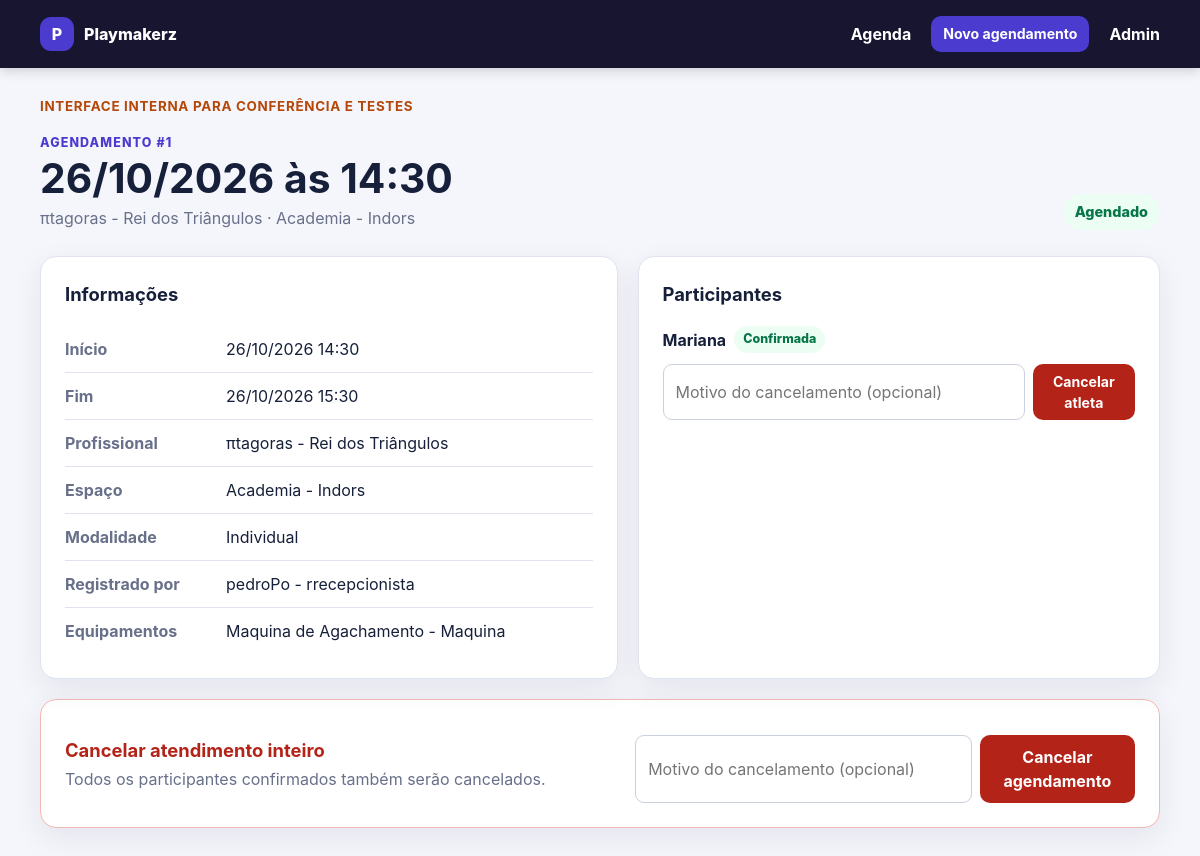
Page /agendamentos/1/ (signed in) on the committed database.
### agendamentos/models.py (models this page shows, shortened)
class Agendamento(models.Model):
    class Modalidade(models.TextChoices):
        INDIVIDUAL = "individual", "Individual"
        GRUPO = "grupo", "Em grupo"
    class Situacao(models.TextChoices):
        AGENDADO = "agendado", "Agendado"
        CANCELADO = "cancelado", "Cancelado"
        REALIZADO = "realizado", "Realizado"
    profissional = models.ForeignKey(
        "usuarios.Profissional",
        on_delete=models.PROTECT,
        related_name="agendamentos",
    )
    espaco = models.ForeignKey(
        "app.Espaco",
        on_delete=models.PROTECT,
        related_name="agendamentos",
    )
    modalidade = models.CharField(
        max_length=12,
        choices=Modalidade.choices,
        default=Modalidade.INDIVIDUAL,
    )
    limite_participantes = models.PositiveIntegerField(default=1)
    atletas = models.ManyToManyField(
        "usuarios.Atleta",
        related_name="agendamentos",
        through="ParticipacaoAgendamento",
        through_fields=("agendamento", "atleta"),
    )
    equipamentos = models.ManyToManyField(
        "app.Equipamento",
        related_name="agendamentos",
        blank=True,
    )
    registrado_por = models.ForeignKey(
        "usuarios.Funcionario",
        on_delete=models.PROTECT,
        related_name="agendamentos_registrados",
    )
    inicio = models.DateTimeField()
    fim = models.DateTimeField()
    situacao = models.CharField(
        max_length=20,
        choices=Situacao.choices,
        default=Situacao.AGENDADO,
    )
    observacoes = models.TextField(blank=True)
    motivo_cancelamento = models.TextField(blank=True)
    cancelado_em = models.DateTimeField(null=True, blank=True)
    criado_em = models.DateTimeField(auto_now_add=True)
    atualizado_em = models.DateTimeField(auto_now=True)
    class Meta:
        ordering = ("inicio", "id")
        constraints = [
            models.CheckConstraint(
                condition=(
                    models.Q(
                        modalidade="individual",
                        limite_participantes=1,
                    )
                    | models.Q(
                        modalidade="grupo",
                        limite_participantes__gte=2,
                    )
                ),
                name="agendamento_modalidade_limite_valido",
            ),
        ]
        indexes = [
            models.Index(fields=("inicio", "fim")),
            models.Index(fields=("profissional", "inicio", "fim")),
            models.Index(fields=("espaco", "inicio", "fim")),
        ]

class ParticipacaoAgendamento(models.Model):
    class Tipo(models.TextChoices):
        REGULAR = "regular", "Regular"
        EXPERIMENTAL = "experimental", "Experimental"
    class Situacao(models.TextChoices):
        CONFIRMADA = "confirmada", "Confirmada"
        CANCELADA = "cancelada", "Cancelada"
        PRESENTE = "presente", "Presente"
        FALTA = "falta", "Falta"
        FALTA_JUSTIFICADA = "falta_justificada", "Falta justificada"
    agendamento = models.ForeignKey(
        Agendamento,
        on_delete=models.CASCADE,
        related_name="participacoes",
    )
    atleta = models.ForeignKey(
        "usuarios.Atleta",
        on_delete=models.PROTECT,
        related_name="participacoes_agendamento",
    )
    registrado_por = models.ForeignKey(
        "usuarios.Funcionario",
        on_delete=models.PROTECT,
        related_name="participacoes_registradas",
        null=True,
        blank=True,
    )
    tipo = models.CharField(
        max_length=20,
        choices=Tipo.choices,
        default=Tipo.REGULAR,
    )
    situacao = models.CharField(
        max_length=20,
        choices=Situacao.choices,
        default=Situacao.CONFIRMADA,
    )
    observacoes = models.TextField(blank=True)
    motivo_cancelamento = models.TextField(blank=True)
    cancelado_em = models.DateTimeField(null=True, blank=True)
    criado_em = models.DateTimeField(auto_now_add=True)
    atualizado_em = models.DateTimeField(auto_now=True)
    class Meta:
        ordering = ("agendamento", "atleta")
        constraints = [
            models.UniqueConstraint(
                fields=("agendamento", "atleta"),
                name="participacao_unica_por_agendamento_atleta",
            ),
            models.UniqueConstraint(
                fields=("atleta",),
                condition=(
                    models.Q(tipo="experimental")
                    & ~models.Q(situacao="cancelada")
                ),
                name="uma_experimental_ativa_por_atleta",
            ),
        ]
        indexes = [
            models.Index(fields=("atleta", "situacao")),
            models.Index(fields=("atleta", "tipo", "situacao")),
        ]

### usuarios/models.py (models this page shows, shortened)
class Profissional(models.Model):
    usuario = models.OneToOneField(
        Usuario,
        on_delete=models.PROTECT,
        related_name="profissional"
    )
    especialidade = models.CharField(max_length=100)
    ativo = models.BooleanField(default=True)
    def __str__(self):
        return f"{self.usuario} - {self.especialidade}"

class Usuario(models.Model):
    user = models.OneToOneField(
        settings.AUTH_USER_MODEL,
        on_delete=models.PROTECT,
        related_name="perfil"
    )
    telefone = models.CharField(
        max_length=20,
        blank=True
    )
    def __str__(self):
        return self.user.get_full_name() or self.user.username

class Funcionario(models.Model):
    usuario = models.OneToOneField(
        Usuario,
        on_delete=models.PROTECT,
        related_name="funcionario"
    )
    cargo = models.CharField(max_length=100)
    ativo = models.BooleanField(default=True)
    def __str__(self):
        return f"{self.usuario} - {self.cargo}"

class Atleta(models.Model):
    nome = models.CharField(max_length=150)
    email = models.EmailField(blank=True)
    usuario = models.OneToOneField(
        Usuario,
        on_delete=models.PROTECT,
        related_name="atleta",
        null=True,
        blank=True
    )
    data_de_nascimento = models.DateField(
        null=True,
        blank=True
    )
    telefone = models.CharField(
        max_length=20,
        blank=True
    )
    objetivos = models.TextField(blank=True)
    ativo = models.BooleanField(default=True)
    responsavel = models.ForeignKey(
        Responsavel,
        on_delete=models.PROTECT,
        related_name="atletas",
        null=True,
        blank=True
    )

### app/models.py (models this page shows, shortened)
class Espaco(models.Model):
    nome = models.CharField(max_length=100)
    tipo = models.CharField(max_length=50)
    capacidade = models.PositiveIntegerField()
    def __str__(self):
        return f"{self.nome} - {self.tipo}"

class Equipamento(models.Model):
    nome = models.CharField(max_length=100)
    tipo = models.CharField(max_length=50)
    def __str__(self):
        return f"{self.nome} - {self.tipo}"

### agendamentos/views.py (the view)
# urls.py: path("<int:agendamento_id>/", views.detalhe_agendamento, name="detalhe"),
@staff_member_required
def detalhe_agendamento(
    request: HttpRequest,
    agendamento_id: int,
) -> HttpResponse:
    agendamento = get_object_or_404(
        Agendamento.objects.select_related(
            "profissional__usuario__user",
            "espaco",
            "registrado_por__usuario__user",
        ).annotate(
            inscritos_ativos=Count(
                "participacoes",
                filter=~Q(participacoes__situacao="cancelada"),
                distinct=True,
            )
        ).prefetch_related(
            "equipamentos",
            Prefetch(
                "participacoes",
                queryset=ParticipacaoAgendamento.objects.select_related(
                    "atleta",
                    "registrado_por__usuario__user",
                ),
            ),
        ),
        pk=agendamento_id,
    )
    return render(
        request,
        "agendamentos/detalhe.html",
        {
            "agendamento": agendamento,
            "cancelamento_form": CancelamentoForm(),
        },
    )

### agendamentos/forms.py
class CancelamentoForm(forms.Form):
    motivo = forms.CharField(
        label="Motivo",
        required=False,
        max_length=500,
        widget=forms.TextInput(
            attrs={"placeholder": "Motivo do cancelamento (opcional)"}
        ),
    )

### agendamentos/templates/agendamentos/detalhe.html (shortened to what this page needs)
{% extends "agendamentos/base.html" %}
{% block content %}
<section class="page-heading">
    <div>
        <p class="eyebrow">Agendamento #{{ agendamento.id }}</p>
        <h1>{{ agendamento.inicio|date:"d/m/Y" }} às {{ agendamento.inicio|date:"H:i" }}</h1>
        <p>{{ agendamento.profissional }} · {{ agendamento.espaco }}</p>
    </div>
    <span class="status status-large status-{{ agendamento.situacao }}">{{ agendamento.get_situacao_display }}</span>
</section>
<div class="details-grid">
    <section class="card">
        <h2>Informações</h2>
        <dl class="detail-list">
            <div><dt>Início</dt><dd>{{ agendamento.inicio|date:"d/m/Y H:i" }}</dd></div>
            <div><dt>Fim</dt><dd>{{ agendamento.fim|date:"d/m/Y H:i" }}</dd></div>
            <div><dt>Profissional</dt><dd>{{ agendamento.profissional }}</dd></div>
            <div><dt>Espaço</dt><dd>{{ agendamento.espaco }}</dd></div>
            <div>
                <dt>Modalidade</dt>
                <dd>
                    {{ agendamento.get_modalidade_display }}
                </dd>
            </div>
            <div><dt>Registrado por</dt><dd>{{ agendamento.registrado_por }}</dd></div>
            <div>
                <dt>Equipamentos</dt>
                <dd>
                    {% for equipamento in agendamento.equipamentos.all %}
                        {{ equipamento }}{% if not forloop.last %}, {% endif %}
                    {% empty %}Nenhum{% endfor %}
                </dd>
            </div>
        </dl>
    </section>
    <section class="card">
        <h2>Participantes</h2>
        <div class="participant-list">
            {% for participacao in agendamento.participacoes.all %}
                <article class="participant">
                    <div>
                        <strong>{{ participacao.atleta.nome }}</strong>
                        <span class="status status-{{ participacao.situacao }}">{{ participacao.get_situacao_display }}</span>
                    </div>
                    {% if agendamento.situacao == "agendado" and participacao.situacao == "confirmada" %}
                        <form method="post" action="{% url 'agendamentos:cancelar_participacao' participacao.id %}" class="inline-cancel-form">
                            {{ cancelamento_form.motivo }}
                            <button class="button button-danger button-small" type="submit">Cancelar atleta</button>
                        </form>
                    {% endif %}
                </article>
            {% endfor %}
        </div>
    </section>
</div>
{% if agendamento.situacao == "agendado" %}
    <section class="card danger-zone">
        <div>
            <h2>Cancelar atendimento inteiro</h2>
            <p>Todos os participantes confirmados também serão cancelados.</p>
        </div>
        <form method="post" action="{% url 'agendamentos:cancelar' agendamento.id %}" class="inline-cancel-form">
            {{ cancelamento_form.motivo }}
            <button class="button button-danger" type="submit">Cancelar agendamento</button>
        </form>
    </section>
{% endif %}
{% endblock %}

### agendamentos/static/agendamentos/style.css (style rules this page uses)
:root { --background: #f5f6fb; --surface: #ffffff; --text: #17203a; --muted: #68708a; --primary: #4c3bcf; --primary-dark: #3727aa; --border: #dfe3ef; --danger: #b42318; --danger-soft: #fff1f0; --success: #067647; --success-soft: #ecfdf3; --warning: #b54708; --warning-soft: #fffaeb; --shadow: 0 10px 30px rgba(34, 43, 80, 0.08); }
* { box-sizing: border-box; }
body { margin: 0; background: var(--background); color: var(--text); font-family: Inter, ui-sans-serif, system-ui, -apple-system, BlinkMacSystemFont, "Segoe UI", sans-serif; line-height: 1.5; }
.page-heading { display: flex; align-items: flex-end; justify-content: space-between; gap: 24px; margin: 18px 0 26px; }
.page-heading h1 { margin: 2px 0 4px; font-size: clamp(1.8rem, 4vw, 2.55rem); line-height: 1.15; }
.page-heading p { margin: 0; color: var(--muted); }
.eyebrow { color: var(--primary) !important; font-size: 0.78rem; font-weight: 800; letter-spacing: 0.09em; text-transform: uppercase; }
.button { display: inline-flex; justify-content: center; align-items: center; min-height: 42px; padding: 10px 18px; border: 0; border-radius: 10px; background: var(--primary); color: #fff; cursor: pointer; font: inherit; font-weight: 750; text-decoration: none; }
.button-small { min-height: 34px; padding: 7px 12px; font-size: 0.88rem; }
.button-danger { background: var(--danger); }
.card, .table-card { background: var(--surface); border: 1px solid var(--border); border-radius: 16px; box-shadow: var(--shadow); }
.card { padding: 24px; }
.card h2 { margin: 0 0 18px; font-size: 1.15rem; }
.status { display: inline-flex; padding: 4px 9px; border-radius: 999px; background: #eef0f5; color: #475467; font-size: 0.78rem; font-weight: 800; }
.status-large { padding: 7px 12px; font-size: 0.9rem; }
.status-agendado, .status-confirmada { background: var(--success-soft); color: var(--success); }
.field input:not([type="checkbox"]):not([type="radio"]):not([type="hidden"]), .field select, .field textarea, .inline-cancel-form input { width: 100%; min-height: 44px; padding: 10px 12px; border: 1px solid #cbd0df; border-radius: 9px; background: #fff; color: var(--text); font: inherit; }
.details-grid { display: grid; grid-template-columns: minmax(0, 1.05fr) minmax(0, 0.95fr); gap: 20px; }
.detail-list { margin: 0; }
.detail-list > div { display: grid; grid-template-columns: 145px 1fr; gap: 16px; padding: 11px 0; border-bottom: 1px solid var(--border); }
.detail-list > div:last-child { border-bottom: 0; }
dt { color: var(--muted); font-weight: 700; }
dd { margin: 0; }
.participant { padding: 14px 0; border-bottom: 1px solid var(--border); }
.participant:first-child { padding-top: 0; }
.participant:last-child { padding-bottom: 0; border-bottom: 0; }
.participant > div { display: flex; flex-wrap: wrap; align-items: center; gap: 8px; }
.inline-cancel-form { display: flex; gap: 8px; margin-top: 11px; }
.inline-cancel-form input { min-width: 200px; }
.danger-zone { display: flex; align-items: center; justify-content: space-between; gap: 24px; margin-top: 20px; border-color: #f3b8b3; }
.danger-zone h2 { margin-bottom: 2px; color: var(--danger); }
.danger-zone p { margin: 0; color: var(--muted); }

### rows in the picture
Agendamento: id "1", inicio "26/10/2026", inicio "14:30", profissional "πtagoras - Rei dos Triângulos", espaco "Academia - Indors", situacao "Agendado", inicio "26/10/2026 14:30", fim "26/10/2026 15:30", modalidade "Individual", registrado_por "pedroPo - rrecepcionista"
Equipamento: nome+tipo "Maquina de Agachamento - Maquina"
ParticipacaoAgendamento: atleta.nome "Mariana", situacao "Confirmada"
